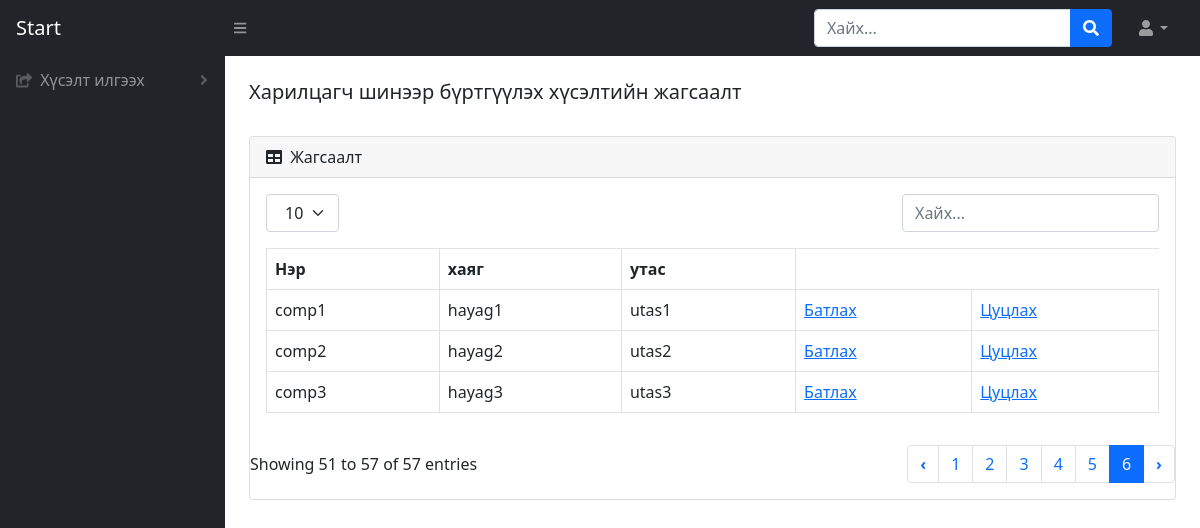
The page /company-list on the database as committed earlier.
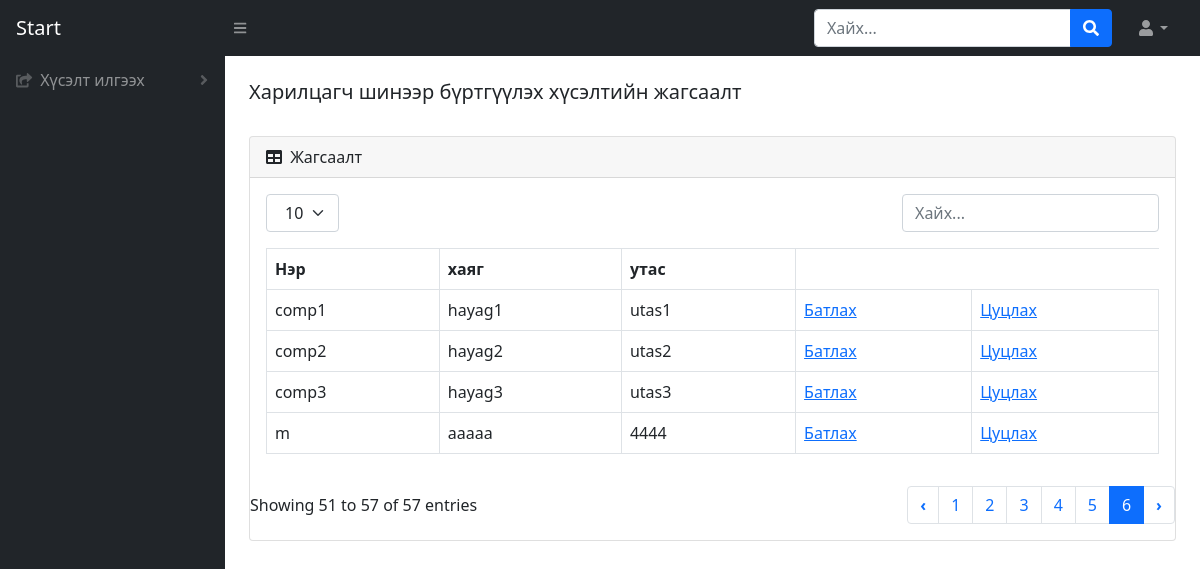
The same page on the database as committed later.
### BMweb/models.py (models this page shows, shortened)
class Company(models.Model):
    comName = models.CharField(max_length=50, verbose_name=_("Компаний нэр"))
    hayag = models.CharField(max_length=150, verbose_name=_("Компаний хаяг"))
    phone = models.CharField(max_length=30, verbose_name=_("Компаний утас"))
    class Meta:
        verbose_name = _("Компани")
        verbose_name_plural = _("Компани")

### BMweb/views.py (the view)
# urls.py: path('company-list',views.companyList,name='company-list'),
def companyList(request):
    c = Company.objects.all()
    return render(request, 'companyList.html',{'companyList': c})

### BMweb/templates/companyList.html (shortened to what the changed rows need)
{% load static %}
<!DOCTYPE html>
<html lang="en">
    <head>
        <link href="https://cdn.jsdelivr.net/npm/simple-datatables@latest/dist/style.css" rel="stylesheet" />
        <link href="css/styles.css" rel="stylesheet" />
        <link href="{% static 'css/styles.css' %}" rel="stylesheet"/>
    </head>
    <body class="sb-nav-fixed">
        <div id="layoutSidenav">
            <div id="layoutSidenav_content">
                <main>
                    <div class="container-fluid px-4">
                        <div class="card mb-4">
                            <div class="card-body">
                                <table id="datatablesSimple" class="dataTable-table">
                                  <thead>
                                      <tr>
                                          <th data-sortable="" class="asc">
                                              <a href="#" class="dataTable-sorter">Нэр</a>
                                          </th>
                                          <th data-sortable="" class="asc">
                                              <a href="#" class="dataTable-sorter">хаяг</a>
                                          </th>
                                          <th data-sortable="" class="asc">
                                              <a href="#" class="dataTable-sorter">утас</a>
                                          </th>
                                      </tr>
                                  </thead>
                                  {% for h in companyList %}
                                      <tr>
                                          <td>{{ h.comName }}</td>
                                          <td>{{ h.hayag }}</td>
                                          <td>{{ h.phone }}</td>
                                          <td><a href="/change-state/{{h.id}}/2">Батлах</a></td>
                                          <td><a href="/change-state/{{h.id}}/3">Цуцлах</a></td>
                                      </tr>
                                  {% endfor %}
                                  </table>
                            </div>
                        </div>
                    </div>
                </main>
            </div>
        </div>
    </body>
</html>

Rows that differ between the two databases and show on the page:
added Company: comName "m", hayag "aaaaa", phone "4444"
